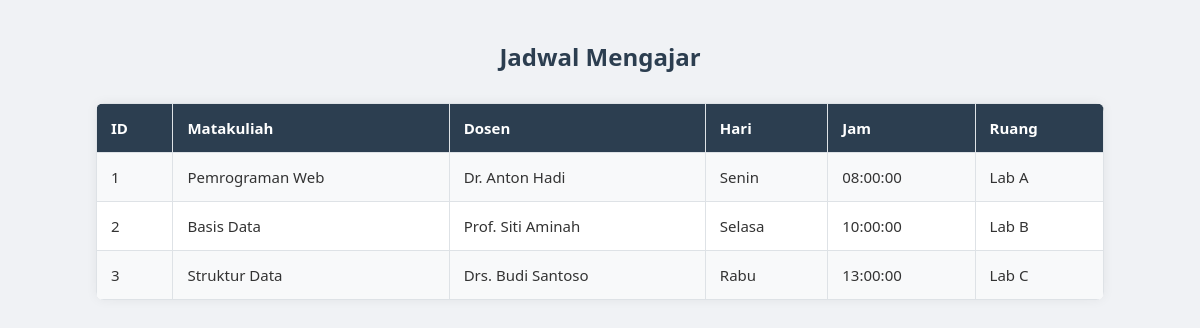
The page /views/jadwal.php on the database its author committed.
### tables this page shows
CREATE TABLE `jadwalmengajar` (
  `id_jadwal` int(11) NOT NULL,
  `kd_mk` varchar(10) DEFAULT NULL,
  `kd_ds` varchar(10) DEFAULT NULL,
  `hari` varchar(10) DEFAULT NULL,
  `jam` time DEFAULT NULL,
  `ruang` varchar(20) DEFAULT NULL
);

CREATE TABLE `matakuliah` (
  `kd_mk` varchar(10) NOT NULL,
  `nama` varchar(100) DEFAULT NULL,
  `sks` int(11) DEFAULT NULL
);

CREATE TABLE `dosen` (
  `kd_ds` varchar(10) NOT NULL,
  `nama` varchar(100) DEFAULT NULL
);

### views/jadwal.php (the view, shortened to what this page needs)
<?php
include '../config/db.php';
$query = mysqli_query($conn, "
    SELECT j.id_jadwal, mk.nama AS matkul, d.nama AS dosen, j.hari, j.jam, j.ruang
    FROM JadwalMengajar j
    JOIN Matakuliah mk ON j.kd_mk = mk.kd_mk
    JOIN Dosen d ON j.kd_ds = d.kd_ds
");
?>
<!DOCTYPE html>
<html>
<head>
    <link rel="stylesheet" href="../css/style.css">
</head>
<body>
<h2>Jadwal Mengajar</h2>
<table>
    <tr><th>ID</th><th>Matakuliah</th><th>Dosen</th><th>Hari</th><th>Jam</th><th>Ruang</th></tr>
    <?php while ($row = mysqli_fetch_assoc($query)) { ?>
        <tr>
            <td><?= $row['id_jadwal'] ?></td>
            <td><?= $row['matkul'] ?></td>
            <td><?= $row['dosen'] ?></td>
            <td><?= $row['hari'] ?></td>
            <td><?= $row['jam'] ?></td>
            <td><?= $row['ruang'] ?></td>
        </tr>
    <?php } ?>
</table>
</body>
</html>

### css/style.css (style rules this page uses)
body { font-family: 'Segoe UI', sans-serif; background: #f0f2f5; margin: 40px; color: #333; }
h2 { text-align: center; color: #2c3e50; font-weight: 600; margin-bottom: 30px; }
table { width: 90%; border-collapse: collapse; margin: 20px auto; background-color: #ffffff; box-shadow: 0 0 12px rgba(0, 0, 0, 0.06); border-radius: 8px; overflow: hidden; }
th, td { border: 1px solid #dee2e6; padding: 14px; text-align: left; font-size: 15px; }
th { background-color: #2c3e50; color: white; }
tr:nth-child(even) { background-color: #f8f9fa; }

### rows shown on the page
jadwalmengajar: id_jadwal "1", kd_mk.nama "Pemrograman Web", kd_ds.nama "Dr. Anton Hadi", hari "Senin", jam "08:00:00", ruang "Lab A"
jadwalmengajar: id_jadwal "2", kd_mk.nama "Basis Data", kd_ds.nama "Prof. Siti Aminah", hari "Selasa", jam "10:00:00", ruang "Lab B"
jadwalmengajar: id_jadwal "3", kd_mk.nama "Struktur Data", kd_ds.nama "Drs. Budi Santoso", hari "Rabu", jam "13:00:00", ruang "Lab C"
